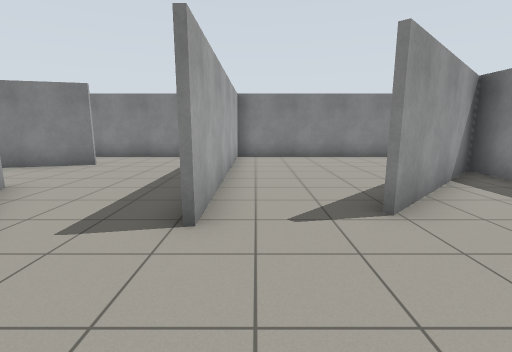
[1] (above)

21 first-person views from a walk through a Gazebo world. The camera is 1.2 m above the floor, tilts 10° down and sees 85° across. The floor is counted in squares, 1 m on a side. Each view is taken from the middle of a square. On the plan, view 1 faces up. The plan holds only what a view shows up to about 12 squares ahead; the rest is blank.

[2]
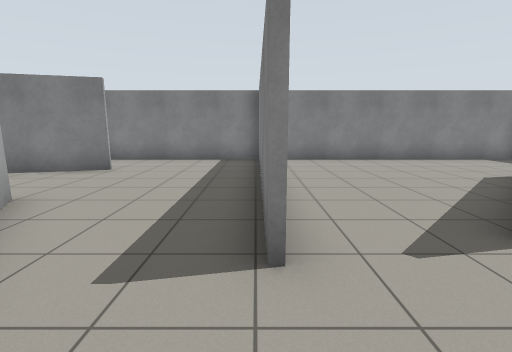

[3]
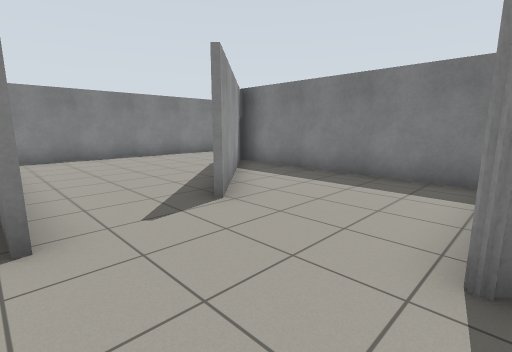

[4]
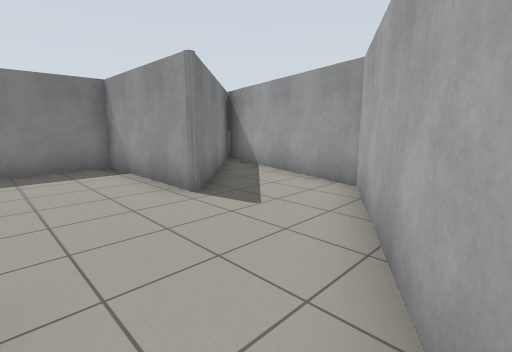

[5]
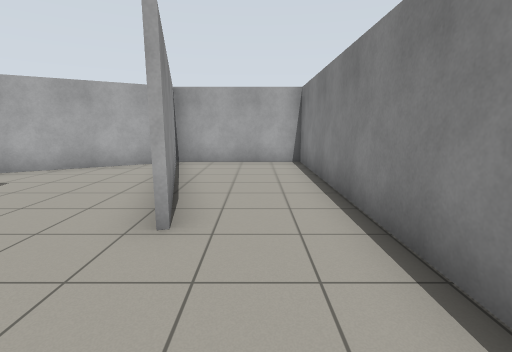

[6]
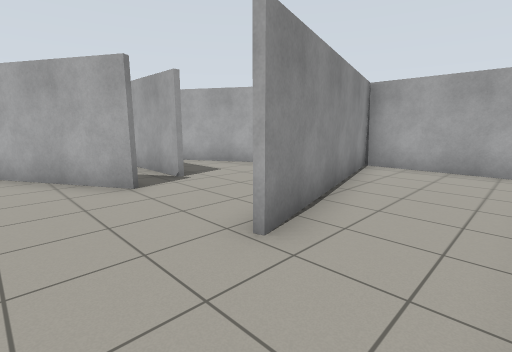

[7]
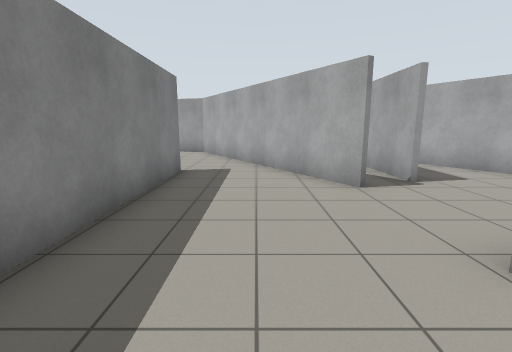

[8]
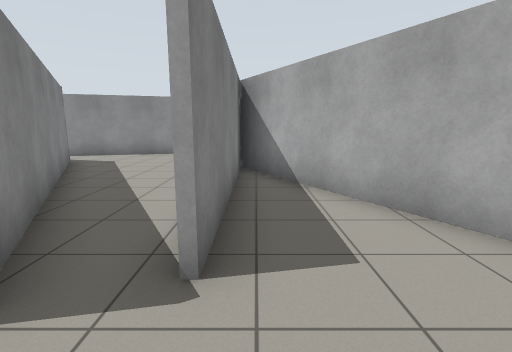

[9]
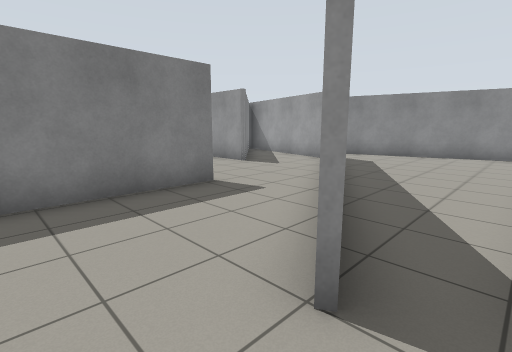

[10]
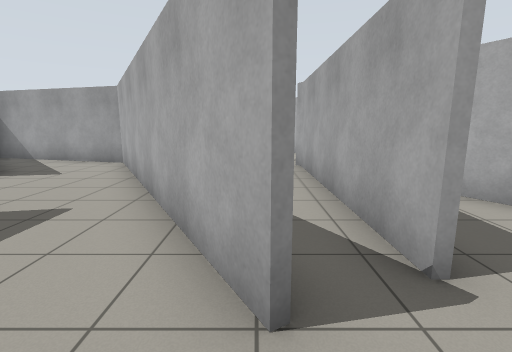

[11]
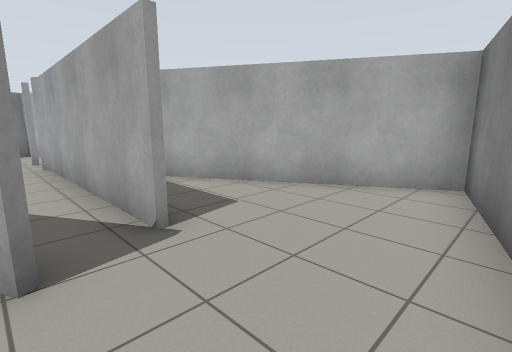

[12]
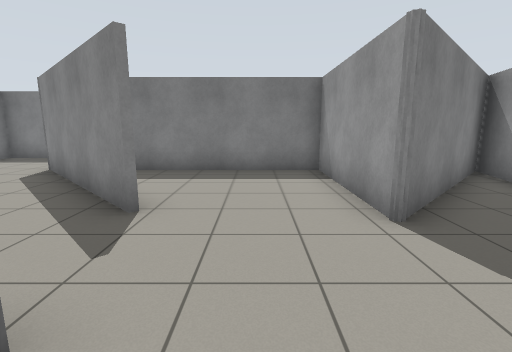

[13]
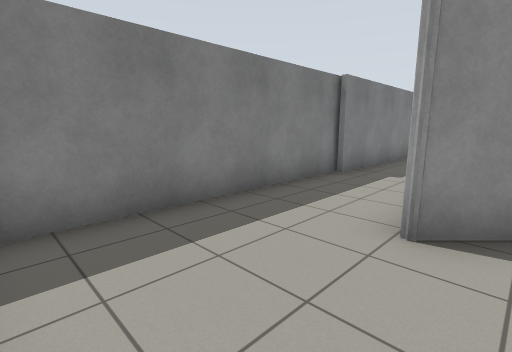

[14]
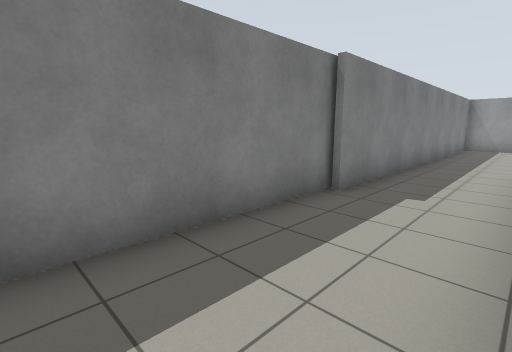

[15]
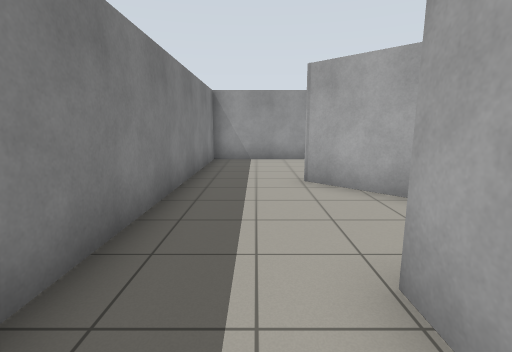

[16]
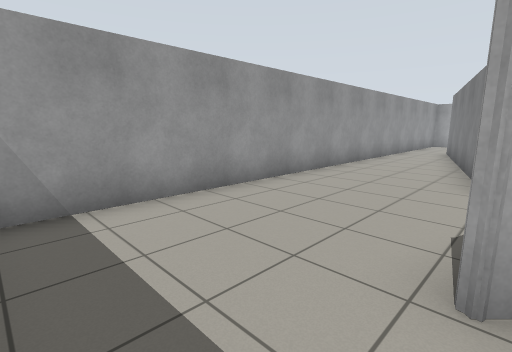

[17]
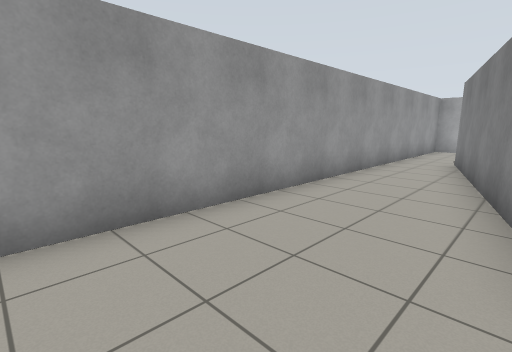

[18]
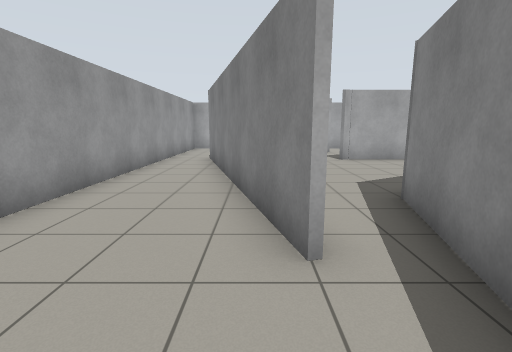

[19]
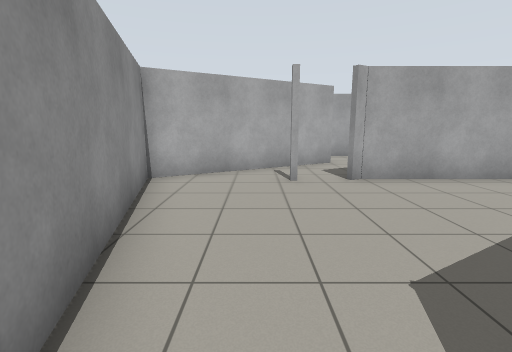

[20]
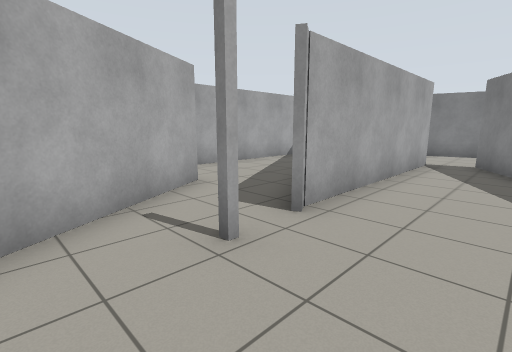

[21]
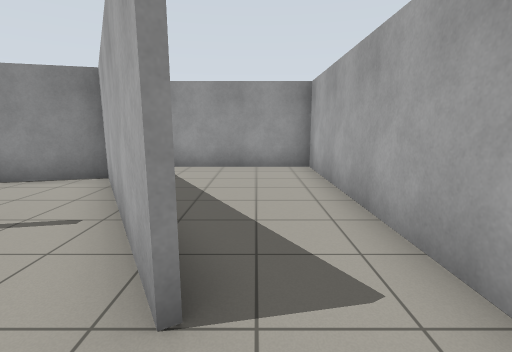

### Floor plan
Ten units are one square. View 1 is at (0, 0); x grows to the right and y downward. Boxes are objects, and circles mark ways between rooms. Rooms are numbered by the first view taken in them; rooms with no view inside come last. Other rooms are left out.
<svg viewBox="-121 -120 214 209">
<path fill="none" stroke="#000" d="M-9 -33 -9 -55M-7 -55 -7 -33M-42 -41 -5 24 32 34M58 -76 18 -36M56 40 13 -2 58 -2 58 -60M-50 -89 -60 -86M-51 -56 -42 -41M-9 -115 -116 -115 -116 -72 -52 -90M-9 -55 -9 -106M-60 -86 -115 -71M-116 -75 -65 13 -65 -50M58 -60 58 -76M17 -37 59 -79M88 -86 88 -115 -7 -115 -7 -55M32 34 60 41M17 45 -65 67M44 26 60 42M59 -10 59 0M88 -39 88 -86M-86 84 86 84 86 -43M-85 31 -65 66 8 46M24 33 -6 25 -52 -55M-64 -50 -64 16M-95 14 -85 31M-116 -47 -116 84 -86 84"/>
<circle cx="-25" cy="-45" r="3" fill="#2a7"/>
<circle cx="5" cy="-45" r="3" fill="#2a7"/>
<circle cx="-60" cy="-65" r="3" fill="#2a7"/>
<circle cx="75" cy="-75" r="3" fill="#2a7"/>
<circle cx="20" cy="40" r="3" fill="#2a7"/>
<circle cx="-75" cy="75" r="3" fill="#2a7"/>
<text x="10" y="-20">1</text>
<text x="-50" y="-90">2</text>
<text x="-80" y="-50">3</text>
<text x="30" y="-90">4</text>
<text x="40" y="50">5</text>
<text x="-40" y="20">6</text>
<text x="-100" y="30">7</text>
</svg>
Room 1 opens to room 2. Room 1 opens to room 4. Room 2 opens to room 3. Room 4 opens to room 5. Room 5 opens to room 6. Room 5 opens to room 7.

Where each view was taken, in squares from view 1:
view 1: 0 up, 0 right, facing up
view 2: 1 up, 1 left, facing up
view 3: 0 up, 1 left, facing up-right
view 4: 3 up, 3 left, facing down-right
view 5: 10 up, 2 left, facing left
view 6: 11 up, 3 left, facing down-left
view 7: 11 up, 3 left, facing down
view 8: 7 up, 7 left, facing down
view 9: 7 up, 6 left, facing down-right
view 10: 7 up, 5 left, facing down
view 11: 8 up, 5 left, facing down-left
view 12: 2 up, 2 left, facing right
view 13: 11 up, 5 right, facing down-right
view 14: 9 up, 6 right, facing down-right
view 15: 2 up, 7 right, facing down
view 16: 4 down, 8 right, facing down-left
view 17: 5 down, 4 right, facing down-left
view 18: 5 down, 4 right, facing left
view 19: 4 down, 0 right, facing left
view 20: 5 down, 4 left, facing up-left
view 21: 0 up, 10 left, facing down
